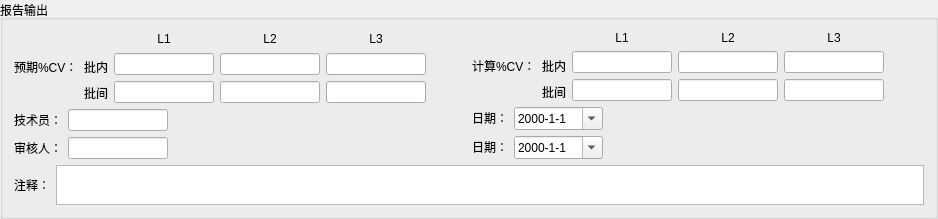
        <widget class="QGroupBox" name="groupBox_5">
         <property name="title">
          <string>报告输出</string>
         </property>
         <layout class="QVBoxLayout" name="verticalLayout_17">
          <item>
           <layout class="QHBoxLayout" name="horizontalLayout_3">
            <item>
             <layout class="QVBoxLayout" name="verticalLayout_11">
              <item>
               <layout class="QHBoxLayout" name="horizontalLayout">
                <item>
                 <widget class="QLabel" name="label_71">
                  <property name="sizePolicy">
                   <sizepolicy hsizetype="Fixed" vsizetype="Fixed">
                    <horstretch>0</horstretch>
                    <verstretch>0</verstretch>
                   </sizepolicy>
                  </property>
                  <property name="text">
                   <string>预期%CV：</string>
                  </property>
                 </widget>
                </item>
                <item>
                 <layout class="QVBoxLayout" name="verticalLayout_9">
                  <item>
                   <widget class="QLabel" name="label_66">
                    <property name="text">
                     <string/>
                    </property>
                   </widget>
                  </item>
                  <item>
                   <widget class="QLabel" name="label_67">
                    <property name="sizePolicy">
                     <sizepolicy hsizetype="Fixed" vsizetype="Preferred">
                      <horstretch>0</horstretch>
                      <verstretch>0</verstretch>
                     </sizepolicy>
                    </property>
                    <property name="text">
                     <string>批内</string>
                    </property>
                   </widget>
                  </item>
                  <item>
                   <widget class="QLabel" name="label_68">
                    <property name="sizePolicy">
                     <sizepolicy hsizetype="Fixed" vsizetype="Preferred">
                      <horstretch>0</horstretch>
                      <verstretch>0</verstretch>
                     </sizepolicy>
                    </property>
                    <property name="text">
                     <string>批间</string>
                    </property>
                   </widget>
                  </item>
                 </layout>
                </item>
                <item>
                 <layout class="QVBoxLayout" name="verticalLayout_8">
                  <item>
                   <widget class="QLabel" name="ep15_Except_L1">
                    <property name="text">
                     <string>L1</string>
                    </property>
                    <property name="alignment">
                     <set>Qt::AlignCenter</set>
                    </property>
                   </widget>
                  </item>
                  <item>
                   <widget class="QLineEdit" name="ep15_Except_L1_Iner_Cv">
                    <property name="sizePolicy">
                     <sizepolicy hsizetype="Fixed" vsizetype="Fixed">
                      <horstretch>0</horstretch>
                      <verstretch>0</verstretch>
                     </sizepolicy>
                    </property>
                    <property name="maximumSize">
                     <size>
                      <width>100</width>
                      <height>16777215</height>
                     </size>
                    </property>
                   </widget>
                  </item>
                  <item>
                   <widget class="QLineEdit" name="ep15_Except_L1_Cv">
                    <property name="sizePolicy">
                     <sizepolicy hsizetype="Fixed" vsizetype="Fixed">
                      <horstretch>0</horstretch>
                      <verstretch>0</verstretch>
                     </sizepolicy>
                    </property>
                    <property name="maximumSize">
                     <size>
                      <width>100</width>
                      <height>16777215</height>
                     </size>
                    </property>
                   </widget>
                  </item>
                 </layout>
                </item>
                <item>
                 <layout class="QVBoxLayout" name="verticalLayout_10">
                  <item>
                   <widget class="QLabel" name="ep15_Except_L2">
                    <property name="text">
                     <string>L2</string>
                    </property>
                    <property name="alignment">
                     <set>Qt::AlignCenter</set>
                    </property>
                   </widget>
                  </item>
                  <item>
                   <widget class="QLineEdit" name="ep15_Except_L2_Iner_Cv">
                    <property name="sizePolicy">
                     <sizepolicy hsizetype="Fixed" vsizetype="Fixed">
                      <horstretch>0</horstretch>
                      <verstretch>0</verstretch>
                     </sizepolicy>
                    </property>
                    <property name="maximumSize">
                     <size>
                      <width>100</width>
                      <height>16777215</height>
                     </size>
                    </property>
                   </widget>
                  </item>
                  <item>
                   <widget class="QLineEdit" name="ep15_Except_L2_Cv">
                    <property name="sizePolicy">
                     <sizepolicy hsizetype="Fixed" vsizetype="Fixed">
                      <horstretch>0</horstretch>
                      <verstretch>0</verstretch>
                     </sizepolicy>
                    </property>
                    <property name="maximumSize">
                     <size>
                      <width>100</width>
                      <height>16777215</height>
                     </size>
                    </property>
                   </widget>
                  </item>
                 </layout>
                </item>
                <item>
                 <layout class="QVBoxLayout" name="verticalLayout_2">
                  <item>
                   <widget class="QLabel" name="ep15_Except_L3">
                    <property name="text">
                     <string>L3</string>
                    </property>
                    <property name="alignment">
                     <set>Qt::AlignCenter</set>
                    </property>
                   </widget>
                  </item>
                  <item>
                   <widget class="QLineEdit" name="ep15_Except_L3_Iner_Cv">
                    <property name="sizePolicy">
                     <sizepolicy hsizetype="Fixed" vsizetype="Fixed">
                      <horstretch>0</horstretch>
                      <verstretch>0</verstretch>
                     </sizepolicy>
                    </property>
                    <property name="maximumSize">
                     <size>
                      <width>100</width>
                      <height>16777215</height>
                     </size>
                    </property>
                   </widget>
                  </item>
                  <item>
                   <widget class="QLineEdit" name="ep15_Except_L3_Cv">
                    <property name="sizePolicy">
                     <sizepolicy hsizetype="Fixed" vsizetype="Fixed">
                      <horstretch>0</horstretch>
                      <verstretch>0</verstretch>
                     </sizepolicy>
                    </property>
                    <property name="maximumSize">
                     <size>
                      <width>100</width>
                      <height>16777215</height>
                     </size>
                    </property>
                   </widget>
                  </item>
                 </layout>
                </item>
               </layout>
              </item>
              <item>
               <layout class="QHBoxLayout" name="horizontalLayout_38">
                <item>
                 <widget class="QLabel" name="label_50">
                  <property name="sizePolicy">
                   <sizepolicy hsizetype="Fixed" vsizetype="Fixed">
                    <horstretch>0</horstretch>
                    <verstretch>0</verstretch>
                   </sizepolicy>
                  </property>
                  <property name="text">
                   <string>技术员：</string>
                  </property>
                 </widget>
                </item>
                <item>
                 <widget class="QLineEdit" name="ep15_Technicina">
                  <property name="sizePolicy">
                   <sizepolicy hsizetype="Fixed" vsizetype="Fixed">
                    <horstretch>0</horstretch>
                    <verstretch>0</verstretch>
                   </sizepolicy>
                  </property>
                  <property name="maximumSize">
                   <size>
                    <width>100</width>
                    <height>16777215</height>
                   </size>
                  </property>
                 </widget>
                </item>
                <item>
                 <spacer name="horizontalSpacer_32">
                  <property name="orientation">
                   <enum>Qt::Horizontal</enum>
                  </property>
                  <property name="sizeHint" stdset="0">
                   <size>
                    <width>40</width>
                    <height>20</height>
                   </size>
                  </property>
                 </spacer>
                </item>
               </layout>
              </item>
              <item>
               <layout class="QHBoxLayout" name="horizontalLayout_39">
                <item>
                 <widget class="QLabel" name="label_45">
                  <property name="sizePolicy">
                   <sizepolicy hsizetype="Fixed" vsizetype="Fixed">
                    <horstretch>0</horstretch>
                    <verstretch>0</verstretch>
                   </sizepolicy>
                  </property>
                  <property name="text">
                   <string>审核人：</string>
                  </property>
                 </widget>
                </item>
                <item>
                 <widget class="QLineEdit" name="ep15_Auditor">
                  <property name="sizePolicy">
                   <sizepolicy hsizetype="Fixed" vsizetype="Fixed">
                    <horstretch>0</horstretch>
                    <verstretch>0</verstretch>
                   </sizepolicy>
                  </property>
                  <property name="maximumSize">
                   <size>
                    <width>100</width>
                    <height>16777215</height>
                   </size>
                  </property>
                 </widget>
                </item>
                <item>
                 <spacer name="horizontalSpacer_33">
                  <property name="orientation">
                   <enum>Qt::Horizontal</enum>
                  </property>
                  <property name="sizeHint" stdset="0">
                   <size>
                    <width>40</width>
                    <height>20</height>
                   </size>
                  </property>
                 </spacer>
                </item>
               </layout>
              </item>
             </layout>
            </item>
            <item>
             <spacer name="horizontalSpacer_16">
              <property name="orientation">
               <enum>Qt::Horizontal</enum>
              </property>
              <property name="sizeHint" stdset="0">
               <size>
                <width>40</width>
                <height>20</height>
               </size>
              </property>
             </spacer>
            </item>
            <item>
             <layout class="QVBoxLayout" name="verticalLayout_16">
              <item>
               <layout class="QHBoxLayout" name="horizontalLayout_37">
                <item>
                 <widget class="QLabel" name="label_72">
                  <property name="sizePolicy">
                   <sizepolicy hsizetype="Fixed" vsizetype="Fixed">
                    <horstretch>0</horstretch>
                    <verstretch>0</verstretch>
                   </sizepolicy>
                  </property>
                  <property name="text">
                   <string>计算%CV：</string>
                  </property>
                 </widget>
                </item>
                <item>
                 <layout class="QVBoxLayout" name="verticalLayout_12">
                  <item>
                   <widget class="QLabel" name="label_73">
                    <property name="text">
                     <string/>
                    </property>
                   </widget>
                  </item>
                  <item>
                   <widget class="QLabel" name="label_74">
                    <property name="sizePolicy">
                     <sizepolicy hsizetype="Fixed" vsizetype="Preferred">
                      <horstretch>0</horstretch>
                      <verstretch>0</verstretch>
                     </sizepolicy>
                    </property>
                    <property name="text">
                     <string>批内</string>
                    </property>
                   </widget>
                  </item>
                  <item>
                   <widget class="QLabel" name="label_75">
                    <property name="sizePolicy">
                     <sizepolicy hsizetype="Fixed" vsizetype="Preferred">
                      <horstretch>0</horstretch>
                      <verstretch>0</verstretch>
                     </sizepolicy>
                    </property>
                    <property name="text">
                     <string>批间</string>
                    </property>
                   </widget>
                  </item>
                 </layout>
                </item>
                <item>
                 <layout class="QVBoxLayout" name="verticalLayout_13">
                  <item>
                   <widget class="QLabel" name="ep15_Calculate_L1">
                    <property name="text">
                     <string>L1</string>
                    </property>
                    <property name="alignment">
                     <set>Qt::AlignCenter</set>
                    </property>
                   </widget>
                  </item>
                  <item>
                   <widget class="QLineEdit" name="ep15_Calculate_L1_Iner_Cv">
                    <property name="sizePolicy">
                     <sizepolicy hsizetype="Fixed" vsizetype="Fixed">
                      <horstretch>0</horstretch>
                      <verstretch>0</verstretch>
                     </sizepolicy>
                    </property>
                    <property name="maximumSize">
                     <size>
                      <width>100</width>
                      <height>16777215</height>
                     </size>
                    </property>
                    <property name="readOnly">
                     <bool>true</bool>
                    </property>
                   </widget>
                  </item>
                  <item>
                   <widget class="QLineEdit" name="ep15_Calculate_L1_Cv">
                    <property name="sizePolicy">
                     <sizepolicy hsizetype="Fixed" vsizetype="Fixed">
                      <horstretch>0</horstretch>
                      <verstretch>0</verstretch>
                     </sizepolicy>
                    </property>
                    <property name="maximumSize">
                     <size>
                      <width>100</width>
                      <height>16777215</height>
                     </size>
                    </property>
                    <property name="readOnly">
                     <bool>true</bool>
                    </property>
                   </widget>
                  </item>
                 </layout>
                </item>
                <item>
                 <layout class="QVBoxLayout" name="verticalLayout_14">
                  <item>
                   <widget class="QLabel" name="ep15_Calculate_L2">
                    <property name="text">
                     <string>L2</string>
                    </property>
                    <property name="alignment">
                     <set>Qt::AlignCenter</set>
                    </property>
                   </widget>
                  </item>
                  <item>
                   <widget class="QLineEdit" name="ep15_Calculate_L2_Iner_Cv">
                    <property name="sizePolicy">
                     <sizepolicy hsizetype="Fixed" vsizetype="Fixed">
                      <horstretch>0</horstretch>
                      <verstretch>0</verstretch>
                     </sizepolicy>
                    </property>
                    <property name="maximumSize">
                     <size>
                      <width>100</width>
                      <height>16777215</height>
                     </size>
                    </property>
                    <property name="readOnly">
                     <bool>true</bool>
                    </property>
                   </widget>
                  </item>
                  <item>
                   <widget class="QLineEdit" name="ep15_Calculate_L2_Cv">
                    <property name="sizePolicy">
                     <sizepolicy hsizetype="Fixed" vsizetype="Fixed">
                      <horstretch>0</horstretch>
                      <verstretch>0</verstretch>
                     </sizepolicy>
                    </property>
                    <property name="maximumSize">
                     <size>
                      <width>100</width>
                      <height>16777215</height>
                     </size>
                    </property>
                    <property name="readOnly">
                     <bool>true</bool>
                    </property>
                   </widget>
                  </item>
                 </layout>
                </item>
                <item>
                 <layout class="QVBoxLayout" name="verticalLayout_15">
                  <item>
                   <widget class="QLabel" name="ep15_Calculate_L3">
                    <property name="text">
                     <string>L3</string>
                    </property>
                    <property name="alignment">
                     <set>Qt::AlignCenter</set>
                    </property>
                   </widget>
                  </item>
                  <item>
                   <widget class="QLineEdit" name="ep15_Calculate_L3_Iner_Cv">
                    <property name="sizePolicy">
                     <sizepolicy hsizetype="Fixed" vsizetype="Fixed">
                      <horstretch>0</horstretch>
                      <verstretch>0</verstretch>
                     </sizepolicy>
                    </property>
                    <property name="maximumSize">
                     <size>
                      <width>100</width>
                      <height>16777215</height>
                     </size>
                    </property>
                    <property name="readOnly">
                     <bool>true</bool>
                    </property>
                   </widget>
                  </item>
                  <item>
                   <widget class="QLineEdit" name="ep15_Calculate_L3_Cv">
                    <property name="sizePolicy">
                     <sizepolicy hsizetype="Fixed" vsizetype="Fixed">
                      <horstretch>0</horstretch>
                      <verstretch>0</verstretch>
                     </sizepolicy>
                    </property>
                    <property name="maximumSize">
                     <size>
                      <width>100</width>
                      <height>16777215</height>
                     </size>
                    </property>
                    <property name="readOnly">
                     <bool>true</bool>
                    </property>
                   </widget>
                  </item>
                 </layout>
                </item>
               </layout>
              </item>
              <item>
               <layout class="QHBoxLayout" name="horizontalLayout_10">
                <item>
                 <widget class="QLabel" name="label_49">
                  <property name="sizePolicy">
                   <sizepolicy hsizetype="Fixed" vsizetype="Fixed">
                    <horstretch>0</horstretch>
                    <verstretch>0</verstretch>
                   </sizepolicy>
                  </property>
                  <property name="text">
                   <string>日期：</string>
                  </property>
                 </widget>
                </item>
                <item>
                 <widget class="QDateEdit" name="ep15_CalculateDate">
                  <property name="sizePolicy">
                   <sizepolicy hsizetype="Fixed" vsizetype="Fixed">
                    <horstretch>0</horstretch>
                    <verstretch>0</verstretch>
                   </sizepolicy>
                  </property>
                  <property name="maximumSize">
                   <size>
                    <width>100</width>
                    <height>16777215</height>
                   </size>
                  </property>
                  <property name="displayFormat">
                   <string>yyyy-M-d</string>
                  </property>
                  <property name="calendarPopup">
                   <bool>true</bool>
                  </property>
                 </widget>
                </item>
                <item>
                 <spacer name="horizontalSpacer_34">
                  <property name="orientation">
                   <enum>Qt::Horizontal</enum>
                  </property>
                  <property name="sizeHint" stdset="0">
                   <size>
                    <width>40</width>
                    <height>20</height>
                   </size>
                  </property>
                 </spacer>
                </item>
               </layout>
              </item>
              <item>
               <layout class="QHBoxLayout" name="horizontalLayout_17">
                <item>
                 <widget class="QLabel" name="label_48">
                  <property name="sizePolicy">
                   <sizepolicy hsizetype="Fixed" vsizetype="Fixed">
                    <horstretch>0</horstretch>
                    <verstretch>0</verstretch>
                   </sizepolicy>
                  </property>
                  <property name="text">
                   <string>日期：</string>
                  </property>
                 </widget>
                </item>
                <item>
                 <widget class="QDateEdit" name="ep15_ApprovalDate">
                  <property name="sizePolicy">
                   <sizepolicy hsizetype="Fixed" vsizetype="Fixed">
                    <horstretch>0</horstretch>
                    <verstretch>0</verstretch>
                   </sizepolicy>
                  </property>
                  <property name="maximumSize">
                   <size>
                    <width>100</width>
                    <height>16777215</height>
                   </size>
                  </property>
                  <property name="displayFormat">
                   <string>yyyy-M-d</string>
                  </property>
                  <property name="calendarPopup">
                   <bool>true</bool>
                  </property>
                 </widget>
                </item>
                <item>
                 <spacer name="horizontalSpacer_35">
                  <property name="orientation">
                   <enum>Qt::Horizontal</enum>
                  </property>
                  <property name="sizeHint" stdset="0">
                   <size>
                    <width>40</width>
                    <height>20</height>
                   </size>
                  </property>
                 </spacer>
                </item>
               </layout>
              </item>
             </layout>
            </item>
            <item>
             <spacer name="horizontalSpacer_17">
              <property name="orientation">
               <enum>Qt::Horizontal</enum>
              </property>
              <property name="sizeHint" stdset="0">
               <size>
                <width>40</width>
                <height>20</height>
               </size>
              </property>
             </spacer>
            </item>
           </layout>
          </item>
          <item>
           <layout class="QHBoxLayout" name="horizontalLayout_40">
            <item>
             <widget class="QLabel" name="label_46">
              <property name="sizePolicy">
               <sizepolicy hsizetype="Fixed" vsizetype="Fixed">
                <horstretch>0</horstretch>
                <verstretch>0</verstretch>
               </sizepolicy>
              </property>
              <property name="text">
               <string>注释：</string>
              </property>
             </widget>
            </item>
            <item>
             <widget class="QPlainTextEdit" name="ep15_Annotation">
              <property name="sizePolicy">
               <sizepolicy hsizetype="Expanding" vsizetype="Fixed">
                <horstretch>0</horstretch>
                <verstretch>0</verstretch>
               </sizepolicy>
              </property>
              <property name="maximumSize">
               <size>
                <width>16777215</width>
                <height>40</height>
               </size>
              </property>
             </widget>
            </item>
           </layout>
          </item>
         </layout>
        </widget>
